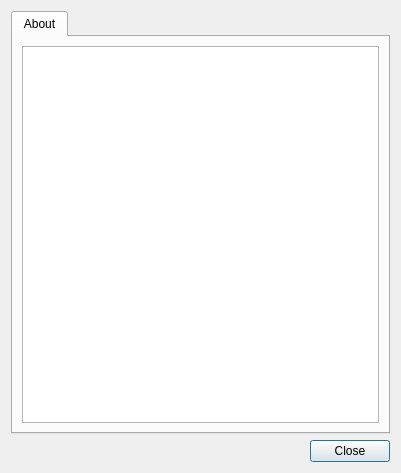
<?xml version="1.0" encoding="UTF-8"?>
<ui version="4.0">
 <class>Dialog</class>
 <widget class="QDialog" name="Dialog">
  <property name="geometry">
   <rect>
    <x>0</x>
    <y>0</y>
    <width>401</width>
    <height>473</height>
   </rect>
  </property>
  <property name="windowTitle">
   <string>About Pokémanki</string>
  </property>
  <layout class="QVBoxLayout" name="verticalLayout_3">
   <item>
    <widget class="QTabWidget" name="tabWidget">
     <property name="currentIndex">
      <number>0</number>
     </property>
     <widget class="QWidget" name="tabAbout">
      <attribute name="title">
       <string>About</string>
      </attribute>
      <layout class="QVBoxLayout" name="verticalLayout_4">
       <item>
        <widget class="QTextBrowser" name="htmlAbout">
         <property name="openExternalLinks">
          <bool>true</bool>
         </property>
        </widget>
       </item>
      </layout>
     </widget>
    </widget>
   </item>
   <item>
    <widget class="QDialogButtonBox" name="buttonBox">
     <property name="standardButtons">
      <set>QDialogButtonBox::Close</set>
     </property>
    </widget>
   </item>
  </layout>
 </widget>
 <resources/>
 <connections/>
</ui>
